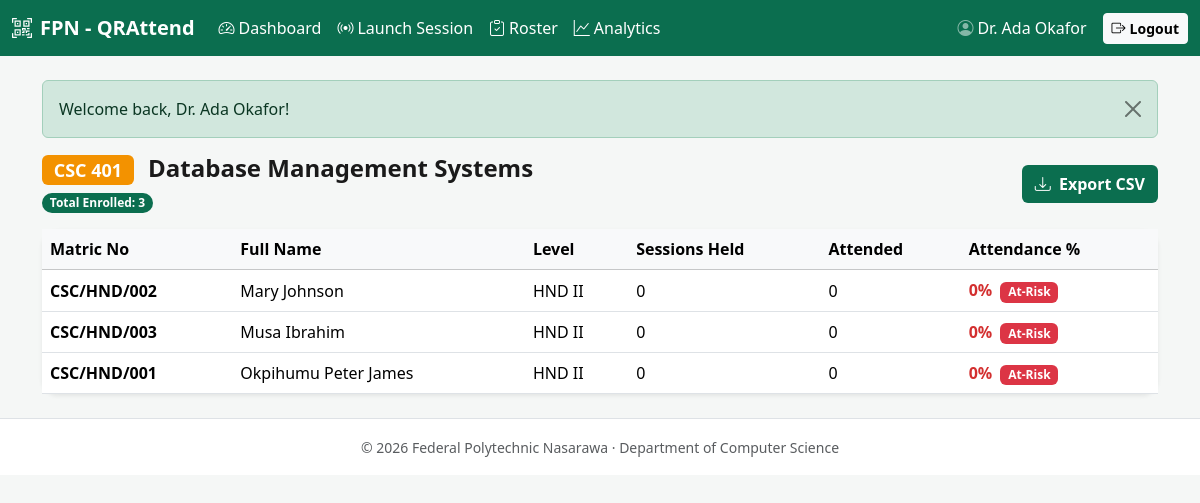
Screenshot of /portals/lecturer/roster.php?allocation_id=1 (signed in) with the database file from the repository.
### tables this page shows
CREATE TABLE `course_allocations` (
  `id`             INT UNSIGNED NOT NULL AUTO_INCREMENT,
  `lecturer_id`    INT UNSIGNED NOT NULL,
  `course_id`      INT UNSIGNED NOT NULL,
  `allocated_at`   TIMESTAMP    NOT NULL DEFAULT CURRENT_TIMESTAMP,
  PRIMARY KEY (`id`),
  UNIQUE KEY `uq_alloc_lecturer_course` (`lecturer_id`, `course_id`),
  KEY `idx_allocations_lecturer` (`lecturer_id`),
  KEY `idx_allocations_course`   (`course_id`),
  CONSTRAINT `fk_allocations_lecturer`
    FOREIGN KEY (`lecturer_id`)
    REFERENCES `lecturers` (`id`)
    ON DELETE CASCADE           
    ON UPDATE CASCADE,
  CONSTRAINT `fk_allocations_course`
    FOREIGN KEY (`course_id`)
    REFERENCES `courses` (`id`)
    ON DELETE RESTRICT          
    ON UPDATE CASCADE
);

CREATE TABLE `courses` (
  `id`            INT UNSIGNED NOT NULL AUTO_INCREMENT,
  `course_code`   VARCHAR(20)  NOT NULL,
  `course_title`  VARCHAR(160) NOT NULL,
  `credit_units`  INT UNSIGNED NOT NULL DEFAULT 0,
  PRIMARY KEY (`id`),
  UNIQUE KEY `uq_courses_course_code` (`course_code`)
);

CREATE TABLE `students` (
  `id`             INT UNSIGNED NOT NULL AUTO_INCREMENT,
  `matric_no`      VARCHAR(40)  NOT NULL,
  `name`           VARCHAR(120) NOT NULL,
  `level`          VARCHAR(20)  NOT NULL COMMENT 'e.g. HND II, ND I',
  `email`          VARCHAR(160) NOT NULL,
  `password`       VARCHAR(255) NOT NULL COMMENT 'bcrypt hash',
  `department_id`  INT UNSIGNED NOT NULL,
  `created_at`     TIMESTAMP    NOT NULL DEFAULT CURRENT_TIMESTAMP,
  PRIMARY KEY (`id`),
  UNIQUE KEY `uq_students_matric_no` (`matric_no`),
  UNIQUE KEY `uq_students_email`     (`email`),
  KEY `idx_students_department` (`department_id`),
  KEY `idx_students_level`      (`level`),      
  CONSTRAINT `fk_students_department`
    FOREIGN KEY (`department_id`)
    REFERENCES `departments` (`id`)
    ON DELETE RESTRICT
    ON UPDATE CASCADE
);

### public/portals/lecturer/roster.php (the view, shortened to what this page needs)
<?php
require_once __DIR__ . '/../../../app/includes/functions.php';
$allocationId = filter_var($_GET['allocation_id'] ?? null, FILTER_VALIDATE_INT);
require_once __DIR__ . '/../../../app/layouts/header.php';
require_once __DIR__ . '/../../../app/layouts/navbar.php';
try {
    $db = get_db();
    $lecturerId = (int) $_SESSION['user_id'];
    $courseStmt = $db->prepare(
        'SELECT ca.id AS allocation_id, c.id AS course_id, c.course_code, c.course_title,
                l.department_id
         FROM course_allocations ca
         JOIN courses c ON c.id = ca.course_id
         JOIN lecturers l ON l.id = ca.lecturer_id
         WHERE ca.id = :alloc AND ca.lecturer_id = :lecturer
         LIMIT 1'
    );
    $courseStmt->execute([':alloc' => $allocationId, ':lecturer' => $lecturerId]);
    $course = $courseStmt->fetch(PDO::FETCH_ASSOC);
    $departmentId = (int) $course['department_id'];
    $heldStmt = $db->prepare(
        'SELECT COUNT(*) FROM attendance_sessions WHERE course_allocation_id = :alloc'
    );
    $heldStmt->execute([':alloc' => $allocationId]);
    $totalHeld = (int) $heldStmt->fetchColumn();
    $rosterStmt = $db->prepare(
        'SELECT s.id, s.matric_no, s.name, s.level,
                (SELECT COUNT(*)
                 FROM attendance_records ar
                 JOIN attendance_sessions ses ON ses.id = ar.session_id
                 WHERE ar.student_id = s.id
                   AND ses.course_allocation_id = :alloc
                   AND ar.attendance_status = \'Present\') AS attended
         FROM students s
         WHERE s.department_id = :dept
         ORDER BY s.name ASC'
    );
    $rosterStmt->execute([':alloc' => $allocationId, ':dept' => $departmentId]);
    $roster = $rosterStmt->fetchAll(PDO::FETCH_ASSOC);
    $totalEnrolled = count($roster);
} catch (RuntimeException $e) {
    set_flash_message('danger', $e->getMessage());
    $roster = [];
    $totalEnrolled = 0;
    $totalHeld = 0;
    $course = ['course_code' => '', 'course_title' => ''];
} catch (PDOException $e) {
    error_log('[QRAttend] roster query error: ' . $e->getMessage());
    set_flash_message('danger', 'Could not load roster data.');
    $roster = [];
    $totalEnrolled = 0;
    $totalHeld = 0;
    $course = ['course_code' => '', 'course_title' => ''];
}
?>
<main class="container py-4">
    <?= display_flash_message() ?>
    <div class="d-flex flex-wrap justify-content-between align-items-center mb-3 gap-2">
        <div>
            <h1 class="h4 fw-bold mb-1">
                <span class="badge me-2" style="background-color:var(--brand-secondary);">
                    <?= sanitize_input($course['course_code']) ?>
                </span>
                <?= sanitize_input($course['course_title']) ?>
            </h1>
            <span class="badge rounded-pill" style="background-color:var(--brand-primary);">
                Total Enrolled: <?= (int) $totalEnrolled ?>
            </span>
        </div>
        <a href="?allocation_id=<?= (int) $allocationId ?>&export=csv"
           class="btn text-white fw-semibold" style="background-color:var(--brand-primary);">
            <i class="bi bi-download me-1"></i> Export CSV
        </a>
    </div>
    <div class="card border-0 shadow-sm rounded-4">
        <div class="card-body p-0">
            <div class="table-responsive">
                <table class="table table-hover align-middle mb-0">
                    <thead class="table-light">
                        <tr>
                            <th>Matric No</th>
                            <th>Full Name</th>
                            <th>Level</th>
                            <th>Sessions Held</th>
                            <th>Attended</th>
                            <th>Attendance %</th>
                        </tr>
                    </thead>
                    <tbody>
                        <?php if (empty($roster)): ?>
                            <tr>
                                <td colspan="6" class="text-center text-muted py-4">
                                    No students enrolled for this course yet.
                                </td>
                            </tr>
                        <?php else: ?>
                            <?php foreach ($roster as $row): ?>
                                <?php
                                    $held   = $totalHeld;
                                    $att    = (int) $row['attended'];
                                    $pct    = $held > 0 ? round(($att / $held) * 100, 1) : 0;
                                    $atRisk = $pct < ATTENDANCE_THRESHOLD;
                                    $pctStyle = $atRisk
                                        ? 'color:var(--brand-danger);font-weight:700;'
                                        : 'color:var(--brand-success);font-weight:700;';
                                ?>
                                <tr>
                                    <td class="fw-semibold"><?= sanitize_input($row['matric_no']) ?></td>
                                    <td><?= sanitize_input($row['name']) ?></td>
                                    <td><?= sanitize_input($row['level']) ?></td>
                                    <td><?= (int) $held ?></td>
                                    <td><?= $att ?></td>
                                    <td style="<?= $pctStyle ?>">
                                        <?= $pct ?>%
                                        <?php if ($atRisk): ?>
                                            <span class="badge bg-danger ms-1">At-Risk</span>
                                        <?php endif; ?>
                                    </td>
                                </tr>
                            <?php endforeach; ?>
                        <?php endif; ?>
                    </tbody>
                </table>
            </div>
        </div>
    </div>
</main>
<?php
require_once __DIR__ . '/../../../app/layouts/footer.php';

### app/layouts/header.php (shortened to what this page needs)
<!DOCTYPE html>
<html lang="en">
<head>
    <link href="https://cdn.jsdelivr.net/npm/bootstrap@5.3.3/dist/css/bootstrap.min.css" rel="stylesheet"
>
    <link rel="stylesheet" href="https://cdn.jsdelivr.net/npm/bootstrap-icons@1.11.3/font/bootstrap-icons.min.css">
    <link rel="stylesheet" href="/assets/css/style.css">
</head>
<body class="page-loading">

### app/layouts/navbar.php (shortened to what this page needs)
<?php
$userType = $_SESSION['user_type'] ?? null;
$userName = $_SESSION['user_name']  ?? null;
?>
<nav class="navbar navbar-expand-lg" style="background-color: var(--brand-primary);" data-bs-theme="dark">
    <div class="container-fluid">
        <a class="navbar-brand d-flex align-items-center text-white fw-bold" href="<?= APP_URL ?>/login.php">
            <i class="bi bi-qr-code-scan me-2"></i>
            <?= sanitize_input(INSTITUTION_SHORT) ?> - QRAttend
        </a>
        <div class="collapse navbar-collapse" id="qrattendNavbar">
            <?php if ($userType): ?>
                <ul class="navbar-nav me-auto mb-2 mb-lg-0">
                    <?php if ($userType === 'admin'): ?>
                        <li class="nav-item">
                            <a class="nav-link text-white" href="<?= APP_URL ?>/portals/admin/dashboard.php">
                                <i class="bi bi-speedometer2 me-1"></i>Dashboard
                            </a>
                        </li>
                        <li class="nav-item">
                            <a class="nav-link text-white" href="<?= APP_URL ?>/portals/admin/students.php">
                                <i class="bi bi-people me-1"></i>Students
                            </a>
                        </li>
                        <li class="nav-item">
                            <a class="nav-link text-white" href="<?= APP_URL ?>/portals/admin/lecturers.php">
                                <i class="bi bi-person-video3 me-1"></i>Lecturers
                            </a>
                        </li>
                        <li class="nav-item">
                            <a class="nav-link text-white" href="<?= APP_URL ?>/portals/admin/courses.php">
                                <i class="bi bi-book me-1"></i>Courses
                            </a>
                        </li>
                        <li class="nav-item">
                            <a class="nav-link text-white" href="<?= APP_URL ?>/portals/admin/allocations.php">
                                <i class="bi bi-diagram-3 me-1"></i>Allocations
                            </a>
                        </li>
                        <li class="nav-item">
                            <a class="nav-link text-white" href="<?= APP_URL ?>/portals/admin/audit.php">
                                <i class="bi bi-shield-lock me-1"></i>Audit
                            </a>
                        </li>
                    <?php elseif ($userType === 'lecturer'): ?>
                        <?php
                            $navAllocId = 0;
                            try {
                                $navDb = get_db();
                                $navStmt = $navDb->prepare(
                                    'SELECT id FROM course_allocations
                                     WHERE lecturer_id = :lecturer ORDER BY id ASC LIMIT 1'
                                );
                                $navStmt->execute([':lecturer' => (int) $_SESSION['user_id']]);
                                $navAllocId = (int) ($navStmt->fetchColumn() ?: 0);
                            } catch (Throwable $e) {
                                $navAllocId = 0;
                            }
                            $rosterHref = $navAllocId > 0
                                ? APP_URL . '/portals/lecturer/roster.php?allocation_id=' . $navAllocId
                                : APP_URL . '/portals/lecturer/dashboard.php';
                        ?>
                        <li class="nav-item">
                            <a class="nav-link text-white" href="<?= APP_URL ?>/portals/lecturer/dashboard.php">
                                <i class="bi bi-speedometer2 me-1"></i>Dashboard
                            </a>
                        </li>
                        <li class="nav-item">
                            <a class="nav-link text-white" href="<?= APP_URL ?>/portals/lecturer/launch_session.php">
                                <i class="bi bi-broadcast me-1"></i>Launch Session
                            </a>
                        </li>
                        <li class="nav-item">
                            <a class="nav-link text-white" href="<?= sanitize_input($rosterHref) ?>">
                                <i class="bi bi-clipboard-check me-1"></i>Roster
                            </a>
                        </li>
                        <li class="nav-item">
                            <a class="nav-link text-white" href="<?= APP_URL ?>/portals/lecturer/analytics.php">
                                <i class="bi bi-graph-up me-1"></i>Analytics
                            </a>
                        </li>
                    <?php endif; ?>
                </ul>
                <ul class="navbar-nav ms-auto mb-2 mb-lg-0 align-items-lg-center">
                    <li class="nav-item d-flex align-items-center text-white-50 me-3">
                        <i class="bi bi-person-circle me-1"></i>
                        <span class="text-white"><?= sanitize_input($userName ?? '') ?></span>
                    </li>
                    <li class="nav-item">
                        <a class="btn btn-light btn-sm fw-semibold" href="<?= APP_URL ?>/logout.php?action=logout">
                            <i class="bi bi-box-arrow-right me-1"></i>Logout
                        </a>
                    </li>
                </ul>
            <?php endif; ?>
        </div>
    </div>
</nav>

### app/includes/functions.php (shortened to what this page needs)
<?php declare(strict_types=1);
function display_flash_message(): string
{
    $type = $_SESSION['flash']['type'] ?? 'info';
    $text = sanitize_input($_SESSION['flash']['text'] ?? '');
    return <<<HTML
<div class="alert alert-{$type} alert-dismissible fade show" role="alert">
    {$text}
    <button type="button" class="btn-close" data-bs-dismiss="alert" aria-label="Close"></button>
</div>
HTML;
}
function sanitize_input($data): string
{
    return htmlspecialchars(
        trim((string) $data),
        ENT_QUOTES | ENT_HTML5,
        'UTF-8'
    );
}

### app/layouts/footer.php (shortened to what this page needs)
    <footer class="py-3 mt-auto bg-white border-top">
        <div class="container text-center">
            <small class="text-muted">
                &copy; <?= date('Y') ?> <?= sanitize_input(INSTITUTION_NAME) ?> &middot;
                <?= sanitize_input(INSTITUTION_DEPT) ?>
            </small>
        </div>
    </footer>
</body>
</html>

### public/assets/css/style.css (style rules this page uses)
body { background-color: var(--brand-surface); color: var(--brand-text); -webkit-font-smoothing: antialiased; }
.card.rounded-4 { border-radius: 1rem !important; }

### rows the page displays
course_allocations: course.course_code "CSC 401", course.course_title "Database Management Systems"
students: matric_no "CSC/HND/002", name "Mary Johnson", level "HND II", held "0", att "0", pct "0"
students: matric_no "CSC/HND/003", name "Musa Ibrahim", level "HND II", held "0", att "0", pct "0"
students: matric_no "CSC/HND/001", name "Okpihumu Peter James", level "HND II", held "0", att "0", pct "0"

### other values shown
sanitize_input(INSTITUTION_SHORT) "FPN"
sanitize_input($userName ?? '') "Dr. Ada Okafor"
$text "Welcome back, Dr. Ada Okafor!"
$totalEnrolled "3"
sanitize_input(INSTITUTION_NAME) "Federal Polytechnic Nasarawa"
sanitize_input(INSTITUTION_DEPT) "Department of Computer Science"
